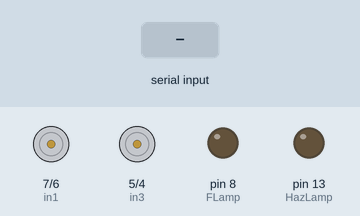
A sketch run on a simulated Arduino Uno, built with avr-gcc and run on an emulated ATmega328P. On the bench: motor-driver pin pairs drawn as motors (green arrow = first pin HIGH = forward, orange = second pin HIGH = backward, longer = more drive, scaled by the enable pin), output pins drawn as LEDs (lit = HIGH). The inputs (shaded band) are chosen by the test bench.

Above: at 1.2 s.
1.3 s: "W" received over Serial
At 1.8 s:
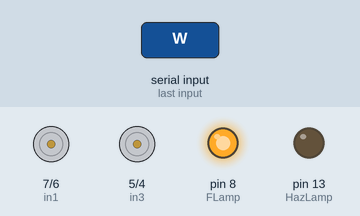
2.8 s: byte 72 ('H') received over Serial
At 4.0 s:
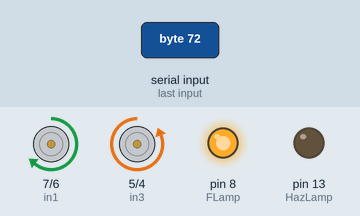
4.3 s: byte 74 ('J') received over Serial
At 5.1 s:
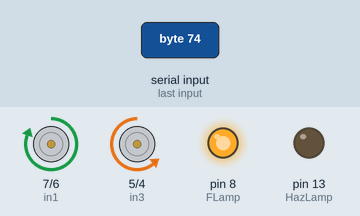
5.8 s: "X" received over Serial
At 6.5 s:
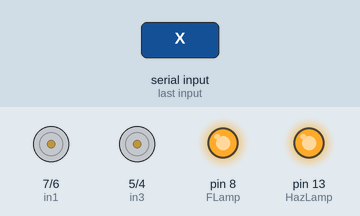
7.3 s: "w" received over Serial
At 7.6 s:
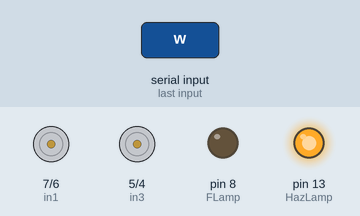
8.8 s: "F" received over Serial
At 9.9 s:
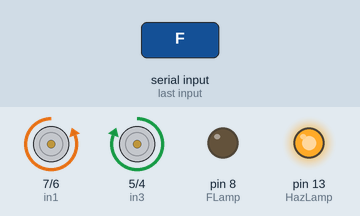
Timing chart, 0 to 11.3 s (numbered marks = the images above; inputs shaded):
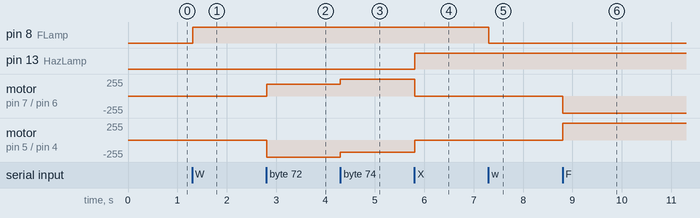

Measured:
- after the input at 1.3 s, pin 8 (FLamp): LOW → HIGH at once
- after the input at 2.8 s, motor on pin 7 (in1) / pin 6 (in2): stopped → forward 180/255 at once; motor on pin 5 (in3) / pin 4 (in4): stopped → backward 255/255 at once
- after the input at 4.3 s, motor on pin 7 (in1) / pin 6 (in2): forward 180/255 → forward 255/255 at once; motor on pin 5 (in3) / pin 4 (in4): backward 255/255 → backward 180/255 at once
- after the input at 5.8 s, pin 13 (HazLamp): LOW → HIGH at once; motor on pin 7 (in1) / pin 6 (in2): forward 255/255 → stopped at once; motor on pin 5 (in3) / pin 4 (in4): backward 180/255 → stopped at once
- after the input at 7.3 s, pin 8 (FLamp): HIGH → LOW at once
- after the input at 8.8 s, motor on pin 7 (in1) / pin 6 (in2): stopped → backward 255/255 at once; motor on pin 5 (in3) / pin 4 (in4): stopped → forward 255/255 at once

The sketch:

SumoBot.ino
```cpp
// motor one
int enA = 11;
int in1 = 7;
int in2 = 6;
// motor two
int enB = 10;
int in3 = 5;
int in4 = 4;

int FLamp = 8;
int HazLamp = 13;

char blueToothVal;

void setup() {
  // put your setup code here, to run once:
  pinMode(enA, OUTPUT);
  pinMode(enB, OUTPUT);
  pinMode(in1, OUTPUT);
  pinMode(in2, OUTPUT);
  pinMode(in3, OUTPUT);
  pinMode(in4, OUTPUT);

  pinMode(FLamp, OUTPUT);
  pinMode(HazLamp, OUTPUT);

  Serial.begin(9600);
}

void loop() {
  // put your main code here, to run repeatedly:
  if(Serial.available())
  {
    blueToothVal=Serial.read();
  }

  if (blueToothVal=='W')
  {
    digitalWrite(FLamp, HIGH);
  }
  else if (blueToothVal=='w')
  {
    digitalWrite(FLamp, LOW);
  }

  if (blueToothVal=='X')
  {
    digitalWrite(HazLamp, HIGH);
  }
  else if (blueToothVal=='x')
  {
    digitalWrite(HazLamp, LOW);
  }

  if (blueToothVal=='F') //Maju
  {
     digitalWrite(in1, LOW);
     digitalWrite(in2, HIGH);
     digitalWrite(in3, HIGH);
     digitalWrite(in4, LOW);

     analogWrite(enA, 255);
     analogWrite(enB, 255);
  }
  else if (blueToothVal=='G') //Maju Kiri
  {
     digitalWrite(in1, LOW);
     digitalWrite(in2, HIGH);
     digitalWrite(in3, HIGH);
     digitalWrite(in4, LOW);

     analogWrite(enA, 180);
     analogWrite(enB, 255);
  }
  else if (blueToothVal=='I') //Maju Kanan
  {
     digitalWrite(in1, LOW);
     digitalWrite(in2, HIGH);
     digitalWrite(in3, HIGH);
     digitalWrite(in4, LOW);

     analogWrite(enA, 255);
     analogWrite(enB, 180);
  }
  else if (blueToothVal=='L') //Belok Kiri
  {
     digitalWrite(in1, LOW);
     digitalWrite(in2, HIGH);
     digitalWrite(in3, HIGH);
     digitalWrite(in4, LOW);

     analogWrite(enA, 0);
     analogWrite(enB, 255);
  }
  else if (blueToothVal=='R') //Belok Kanan
  {
     digitalWrite(in1, LOW);
     digitalWrite(in2, HIGH);
     digitalWrite(in3, HIGH);
     digitalWrite(in4, LOW);

     analogWrite(enA, 255);
     analogWrite(enB, 0);
  }
  else if (blueToothVal=='B') //Mundur
  {
     digitalWrite(in1, HIGH);
     digitalWrite(in2, LOW);
     digitalWrite(in3, LOW);
     digitalWrite(in4, HIGH);

     analogWrite(enA, 255);
     analogWrite(enB, 255);
  }
  else if (blueToothVal=='H') //Mundur Kiri
  {
     digitalWrite(in1, HIGH);
     digitalWrite(in2, LOW);
     digitalWrite(in3, LOW);
     digitalWrite(in4, HIGH);

     analogWrite(enA, 180);
     analogWrite(enB, 255);
  }
  else if (blueToothVal=='J') //Mundur Kanan
  {
     digitalWrite(in1, HIGH);
     digitalWrite(in2, LOW);
     digitalWrite(in3, LOW);
     digitalWrite(in4, HIGH);

     analogWrite(enA, 255);
     analogWrite(enB, 180);
  }
  else
  {
     digitalWrite(in1, LOW);
     digitalWrite(in2, LOW);
     digitalWrite(in3, LOW);
     digitalWrite(in4, LOW);

     analogWrite(enA, 0);
     analogWrite(enB, 0);
  }

  delay(10);
}
```
